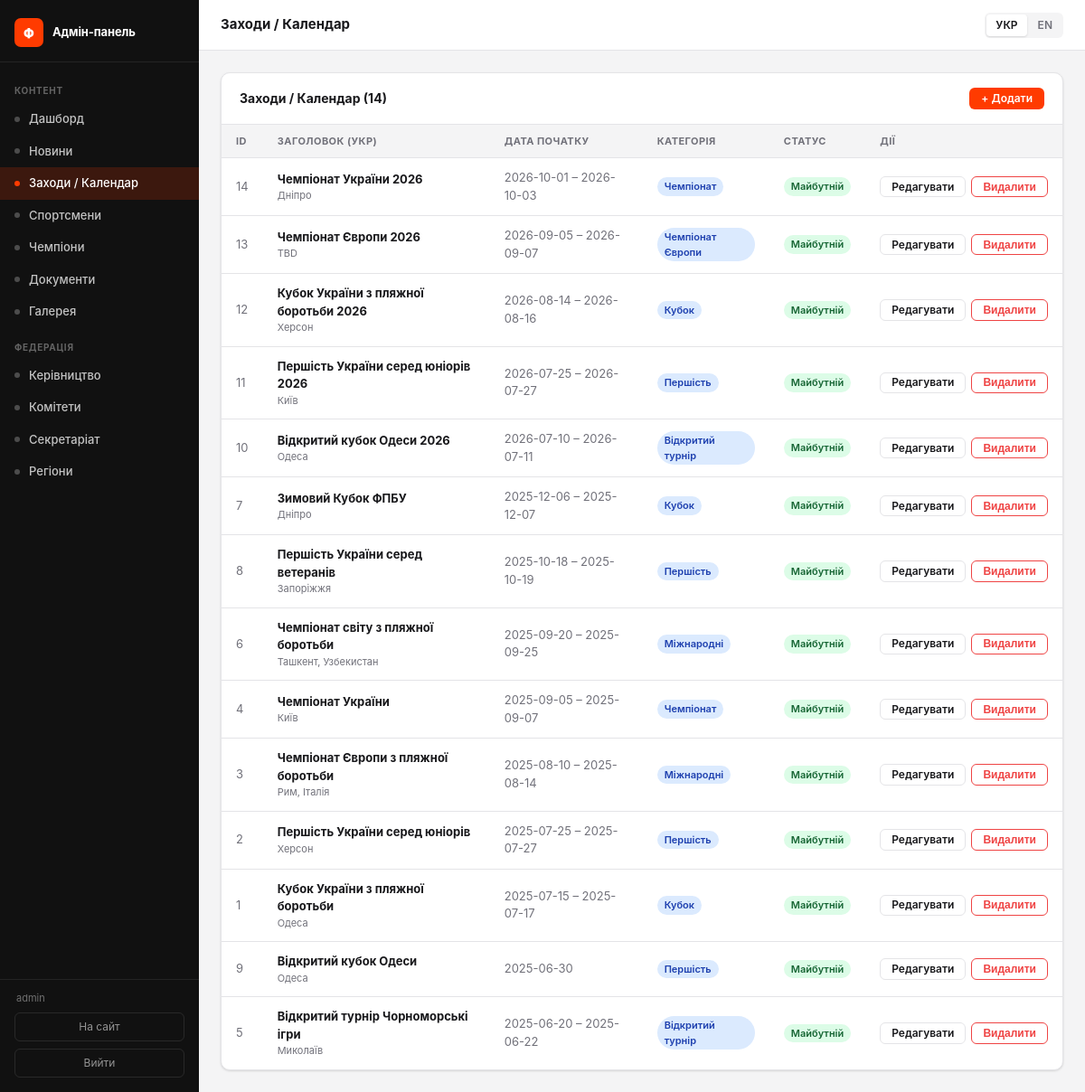
Screenshot of /admin/events (signed in) with the database file from the repository.
### tables this page shows
CREATE TABLE events (
        id INTEGER PRIMARY KEY AUTOINCREMENT,
        title TEXT NOT NULL,
        location TEXT,
        start_date TEXT NOT NULL,
        end_date TEXT,
        category TEXT DEFAULT 'Змагання',
        status TEXT DEFAULT 'upcoming',
        description TEXT
    , title_en TEXT, description_en TEXT, year INTEGER, pdf_regulations TEXT, pdf_program TEXT, pdf_protocols TEXT, location_en TEXT, category_en TEXT);

### admin.py (the view)
@admin_bp.route('/events')
@require_admin
def events_list():
    conn = db.get_db()
    items = conn.execute("SELECT * FROM events ORDER BY start_date DESC").fetchall()
    conn.close()
    return render_template('admin/events_list.html', items=items)

### admin.py (called while the page is built)
def _lang():
    return session.get('admin_lang', 'uk')

def require_admin(f):
    @functools.wraps(f)
    def decorated(*args, **kwargs):
        if not session.get('admin_logged_in'):
            return redirect(url_for('admin.login'))
        return f(*args, **kwargs)
    return decorated

@admin_bp.context_processor
def _ctx():
    lang = _lang()
    return {
        'admin_lang': lang,
        'L': _L[lang],
        'admin_user': session.get('admin_username', ''),
        'req_endpoint': request.endpoint or '',
    }

### app.py (called while the page is built)
@app.before_request
def set_language():
    lang = request.cookies.get('lang', 'uk')
    g.lang = lang if lang in SUPPORTED_LANGS else 'uk'
    g.t    = make_t(g.lang)

@app.context_processor
def inject_globals():
    return {
        'current_year': datetime.today().year,
        'lang': g.lang,
        't': g.t,
        'icon': _icon,
    }

def _fix_text_node(text):
    text = _PREP_RE.sub(lambda m: m.group(1) + ' ', text)
    text = _YEAR_RE.sub(r'\1 \2', text)
    return text

### db.py (called while the page is built)
def get_db():
    conn = sqlite3.connect(DB_PATH)
    conn.row_factory = sqlite3.Row
    conn.execute("PRAGMA journal_mode=WAL")
    return conn

### translations.py (called while the page is built)
def make_t(lang):
    d = TRANSLATIONS.get(lang, UK)
    def t(key):
        return d.get(key, UK.get(key, key))
    return t

### templates/admin/events_list.html (shortened to what this page needs)
{% extends "admin/base.html" %}
{% block page_title %}{{ L.events }}{% endblock %}
{% block content %}
<div class="a-card">
  <div class="a-card-header">
    <div class="a-card-title">{{ L.events }} ({{ items|length }})</div>
    <a class="btn btn-primary btn-sm" href="/admin/events/new">+ {{ L.add }}</a>
  </div>
  {% if items %}
  <table class="a-table">
    <thead>
      <tr>
        <th>{{ L.id }}</th>
        <th>{{ L.title_uk }}</th>
        <th>{{ L.start_date }}</th>
        <th>{{ L.category }}</th>
        <th>{{ L.status }}</th>
        <th>{{ L.actions }}</th>
      </tr>
    </thead>
    <tbody>
      {% for item in items %}
      <tr>
        <td class="muted">{{ item.id }}</td>
        <td>
          <strong>{{ item.title }}</strong>
          {% if item.location %}<div class="muted" style="font-size:11px;">{{ item.location }}</div>{% endif %}
        </td>
        <td class="muted">{{ item.start_date[:10] }}{% if item.end_date and item.end_date != item.start_date %} – {{ item.end_date[:10] }}{% endif %}</td>
        <td><span class="badge badge-blue">{{ item.category }}</span></td>
        <td>
          {% if item.status == 'upcoming' %}
            <span class="badge badge-green">{{ 'Майбутній' if admin_lang == 'uk' else 'Upcoming' }}</span>
          {% else %}
            <span class="badge badge-gray">{{ 'Минулий' if admin_lang == 'uk' else 'Past' }}</span>
          {% endif %}
        </td>
        <td>
          <div class="a-actions">
            <a class="btn btn-ghost btn-sm" href="/admin/events/{{ item.id }}/edit">{{ L.edit }}</a>
            <form method="post" action="/admin/events/{{ item.id }}/delete" style="display:inline;"
                  onsubmit="return confirm('{{ L.confirm_delete }}')">
              <button class="btn btn-sm" style="color:var(--danger);border-color:currentColor;background:transparent;" type="submit">{{ L.delete }}</button>
            </form>
          </div>
        </td>
      </tr>
      {% endfor %}
    </tbody>
  </table>
  {% else %}
  <div class="a-empty">{{ 'Заходів ще немає' if admin_lang == 'uk' else 'No events yet' }}</div>
  {% endif %}
</div>
{% endblock %}

### static/css/admin.css (style rules this page uses)
*, *::before, *::after { box-sizing: border-box; margin: 0; padding: 0; }
:root { --brand: #FF3B00; --brand-hover: #e03200; --sidebar-w: 220px; --sidebar-bg: #111; --sidebar-text: rgba(255,255,255,.75); --sidebar-active: #FF3B00; --bg: #f4f4f5; --surface: #fff; --border: #e4e4e7; --text: #18181b; --muted: #71717a; --radius: 10px; --danger: #ef4444; --success: #22c55e; --shadow: 0 1px 3px rgba(0,0,0,.08), 0 1px 2px rgba(0,0,0,.06); }
html, body { height: 100%; }
body { font-family: -apple-system, BlinkMacSystemFont, 'Segoe UI', Helvetica, Arial, sans-serif; font-size: 14px; line-height: 1.5; color: var(--text); background: var(--bg); }
.a-card { background: var(--surface); border: 1px solid var(--border); border-radius: var(--radius); box-shadow: var(--shadow); overflow: hidden; }
.a-card-header { padding: 1rem 1.25rem; border-bottom: 1px solid var(--border); display: flex; align-items: center; gap: .75rem; }
.a-card-title { font-size: 14px; font-weight: 700; flex: 1; }
.a-table { width: 100%; border-collapse: collapse; font-size: 13px; }
.a-table th { text-align: left; padding: .625rem 1rem; font-size: 11px; font-weight: 700; letter-spacing: .04em; text-transform: uppercase; color: var(--muted); background: var(--bg); border-bottom: 1px solid var(--border); }
.a-table td { padding: .75rem 1rem; border-bottom: 1px solid var(--border); vertical-align: middle; }
.a-table tr:last-child td { border-bottom: none; }
.a-table .muted { color: var(--muted); }
.a-table .a-actions { display: flex; gap: .375rem; align-items: center; }
.badge { display: inline-flex; align-items: center; padding: 2px 8px; border-radius: 100px; font-size: 11px; font-weight: 600; line-height: 1.5; }
.badge-green { background: #dcfce7; color: #166534; }
.badge-blue { background: #dbeafe; color: #1e40af; }
.btn { display: inline-flex; align-items: center; gap: .375rem; padding: .5rem 1rem; border-radius: 8px; font-size: 13px; font-weight: 600; cursor: pointer; border: 1px solid transparent; text-decoration: none; transition: all .15s; line-height: 1; }
.btn-primary { background: var(--brand); color: #fff; }
.btn-ghost { background: transparent; color: var(--text); border-color: var(--border); }
.btn-sm { padding: .3rem .75rem; font-size: 12px; border-radius: 6px; }

### rows the page displays
events: id "14", title "Чемпіонат України 2026", location "Дніпро", start_date "2026-10-01", end_date "2026-10-03", category "Чемпіонат", value "Майбутній", edit "Редагувати", delete "Видалити"
events: id "13", title "Чемпіонат Європи 2026", location "TBD", start_date "2026-09-05", end_date "2026-09-07", category "Чемпіонат Європи", value "Майбутній", edit "Редагувати", delete "Видалити"
events: id "12", title "Кубок України з пляжної боротьби 2026", location "Херсон", start_date "2026-08-14", end_date "2026-08-16", category "Кубок", value "Майбутній", edit "Редагувати", delete "Видалити"
events: id "11", title "Першість України серед юніорів 2026", location "Київ", start_date "2026-07-25", end_date "2026-07-27", category "Першість", value "Майбутній", edit "Редагувати", delete "Видалити"
events: id "10", title "Відкритий кубок Одеси 2026", location "Одеса", start_date "2026-07-10", end_date "2026-07-11", category "Відкритий турнір", value "Майбутній", edit "Редагувати", delete "Видалити"
events: id "7", title "Зимовий Кубок ФПБУ", location "Дніпро", start_date "2025-12-06", end_date "2025-12-07", category "Кубок", value "Майбутній", edit "Редагувати", delete "Видалити"
events: id "8", title "Першість України серед ветеранів", location "Запоріжжя", start_date "2025-10-18", end_date "2025-10-19", category "Першість", value "Майбутній", edit "Редагувати", delete "Видалити"
events: id "6", title "Чемпіонат світу з пляжної боротьби", location "Ташкент, Узбекистан", start_date "2025-09-20", end_date "2025-09-25", category "Міжнародні", value "Майбутній", edit "Редагувати", delete "Видалити"
events: id "4", title "Чемпіонат України", location "Київ", start_date "2025-09-05", end_date "2025-09-07", category "Чемпіонат", value "Майбутній", edit "Редагувати", delete "Видалити"
events: id "3", title "Чемпіонат Європи з пляжної боротьби", location "Рим, Італія", start_date "2025-08-10", end_date "2025-08-14", category "Міжнародні", value "Майбутній", edit "Редагувати", delete "Видалити"
events: id "2", title "Першість України серед юніорів", location "Херсон", start_date "2025-07-25", end_date "2025-07-27", category "Першість", value "Майбутній", edit "Редагувати", delete "Видалити"
events: id "1", title "Кубок України з пляжної боротьби", location "Одеса", start_date "2025-07-15", end_date "2025-07-17", category "Кубок", value "Майбутній", edit "Редагувати", delete "Видалити"
events: id "9", title "Відкритий кубок Одеси", location "Одеса", start_date "2025-06-30", category "Першість", value "Майбутній", edit "Редагувати", delete "Видалити"
events: id "5", title "Відкритий турнір Чорноморські ігри", location "Миколаїв", start_date "2025-06-20", end_date "2025-06-22", category "Відкритий турнір", value "Майбутній", edit "Редагувати", delete "Видалити"

### other values shown
{{ L.admin_panel }} "Адмін-панель"
{{ 'Контент' if admin_lang == 'uk' else 'Content' }} "КОНТЕНТ"
{{ L.dashboard }} "Дашборд"
{{ L.news }} "Новини"
{{ L.events }} "Заходи / Календар"
{{ L.athletes }} "Спортсмени"
{{ L.champions }} "Чемпіони"
{{ L.documents }} "Документи"
{{ L.gallery }} "Галерея"
{{ 'Федерація' if admin_lang == 'uk' else 'Federation' }} "ФЕДЕРАЦІЯ"
{{ L.leadership }} "Керівництво"
{{ L.committees }} "Комітети"
{{ L.secretariat }} "Секретаріат"
{{ L.regions }} "Регіони"
{{ admin_user }} "admin"
